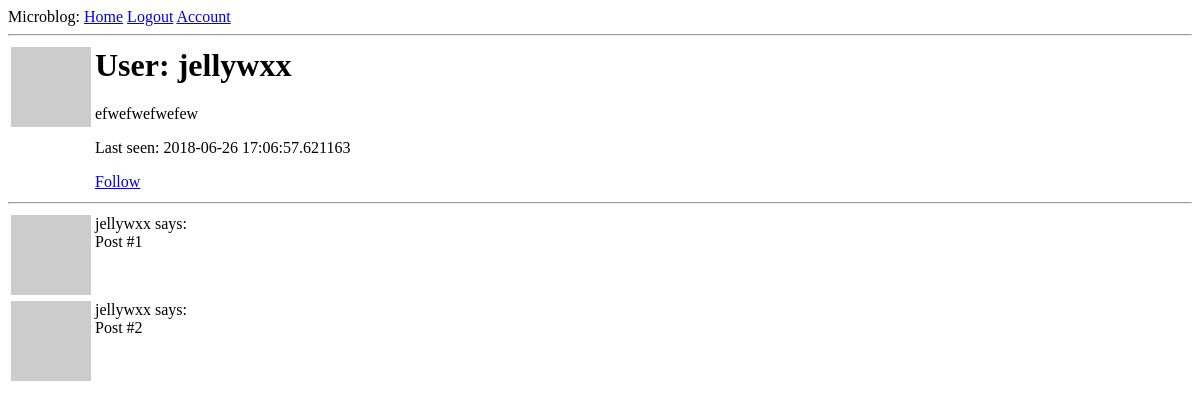
/user/jellywxx (signed in), run on an earlier commit of the app's database.
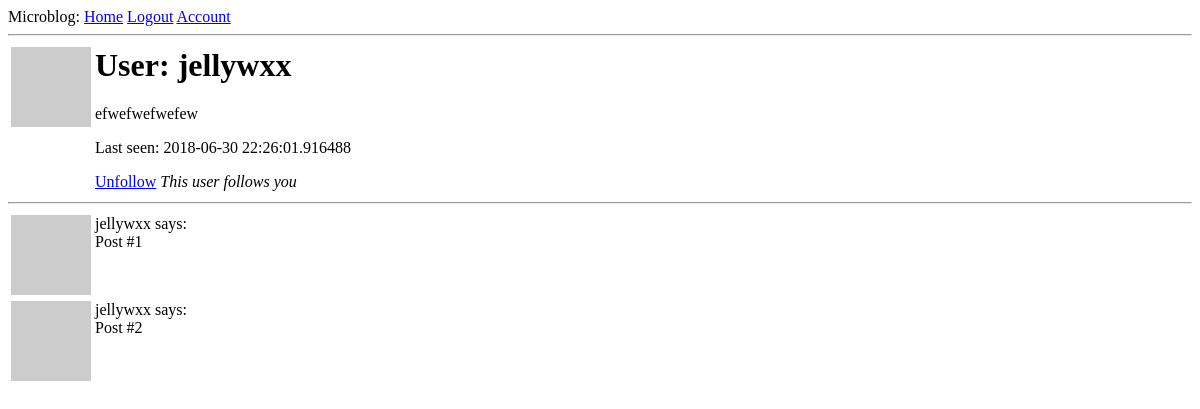
And on a later commit of the database.
### app/models.py (models this page shows, shortened)
class User(UserMixin, db.Model):
    id = db.Column(db.Integer, primary_key=True)
    username = db.Column(db.String(64), index=True, unique=True)
    email = db.Column(db.String(120), index=True, unique=True)
    password_hash = db.Column(db.String(128))
    about_me = db.Column(db.String(140))
    last_seen = db.Column(db.DateTime, default=datetime.utcnow)
    posts = db.relationship('Post', backref='author', lazy='dynamic')
    followed = db.relationship(
        'User', secondary=followers,
        primaryjoin=(followers.c.follower_id == id),
        secondaryjoin=(followers.c.followed_id == id),
        backref=db.backref('followers', lazy='dynamic'), lazy='dynamic'
    )
    def avatar(self, size=80):
        digest = md5(self.email.lower().encode('utf-8')).hexdigest()
        return 'https://www.gravatar.com/avatar/{}?d=identicon&s={}'.format(digest, size)
    def is_following(self, user):
        return self.followed.filter(followers.c.followed_id == user.id).count() > 0

### app/routes.py (the view)
@app.route('/user/<username>')
@login_required
def user(username):
    user = User.query.filter_by(username=username).first_or_404()
    posts = [
        {'author' : user, 'body' : 'Post #1'},
        {'author' : user, 'body' : 'Post #2'}
    ]
    return render_template('user.html', user=user, posts=posts)

### app/models.py (called while the page is built)
@login.user_loader
def load_user(id):
    return User.query.get(int(id))

### app/routes.py (called while the page is built)
@app.before_request
def before_request():
    if current_user.is_authenticated:
        current_user.last_seen = datetime.utcnow()
        db.session.commit()

### app/templates/user.html
{% extends "base.html" %}
{% block content %}
  <table>
    <tr valign="top">
      <td><img src="{{ user.avatar(128) }}"></img></td>
      <td><h1>User: {{user.username }}</h1>
        {% if user.about_me %}<p>{{ user.about_me }}</p>{% endif %}
        {% if user.last_seen %}<p>Last seen: {{ user.last_seen }}</p>{% endif %}
        {% if user.id == current_user.id %}
        <a href="{{ url_for('edit_profile') }}">Edit Profile</a>
        {% elif current_user.is_following(user) %}
        <a href="{{ url_for('unfollow', username=user.username)}}">Unfollow</a>
        {% else %}
        <a href="{{ url_for('follow', username=user.username)}}">Follow</a>
        {% endif %}
        {% if user.is_following(current_user) %}
        <span><em>This user follows you</em></span>
        {% endif %}
      </td>
    </tr>
  </table>
  <hr>
  {% for post in posts %}
    {% include "_post.html" %}
  {% endfor %}
{% endblock %}

### app/templates/base.html (shortened to what this page needs)
<html>
<head>
</head>
<body>
  <div>Microblog:
    <a href="{{ url_for('index') }}">Home</a>
    {% if current_user.is_anonymous %}
    <a href=" {{ url_for('login') }}">Login</a>
    <a href=" {{ url_for('register') }}">Register</a>
    {% else %}
    <a href=" {{ url_for('logout') }}">Logout</a>
    <a href=" {{ url_for('user', username=current_user.username) }}">Account</a>
    {% endif %}
  </div>
  <hr>
  {% block content %}{% endblock %}
</body>
</html>

### app/templates/_post.html
<table>
  <tr valign="top">
    <td><img src="{{ post.author.avatar(36) }}"></td>
    <td>{{ post.author.username }} says:<br>{{ post.body }}</td>
  </tr>
</table>

What changed in the data, as far as the page shows it:
changed User "jellywxx": last_seen "2018-06-26 17:06:57.621163" → "2018-06-30 22:26:01.916488"
Also different on the page:
text no longer shown: "Follow"
text now shown: "Unfollow This user follows you"
